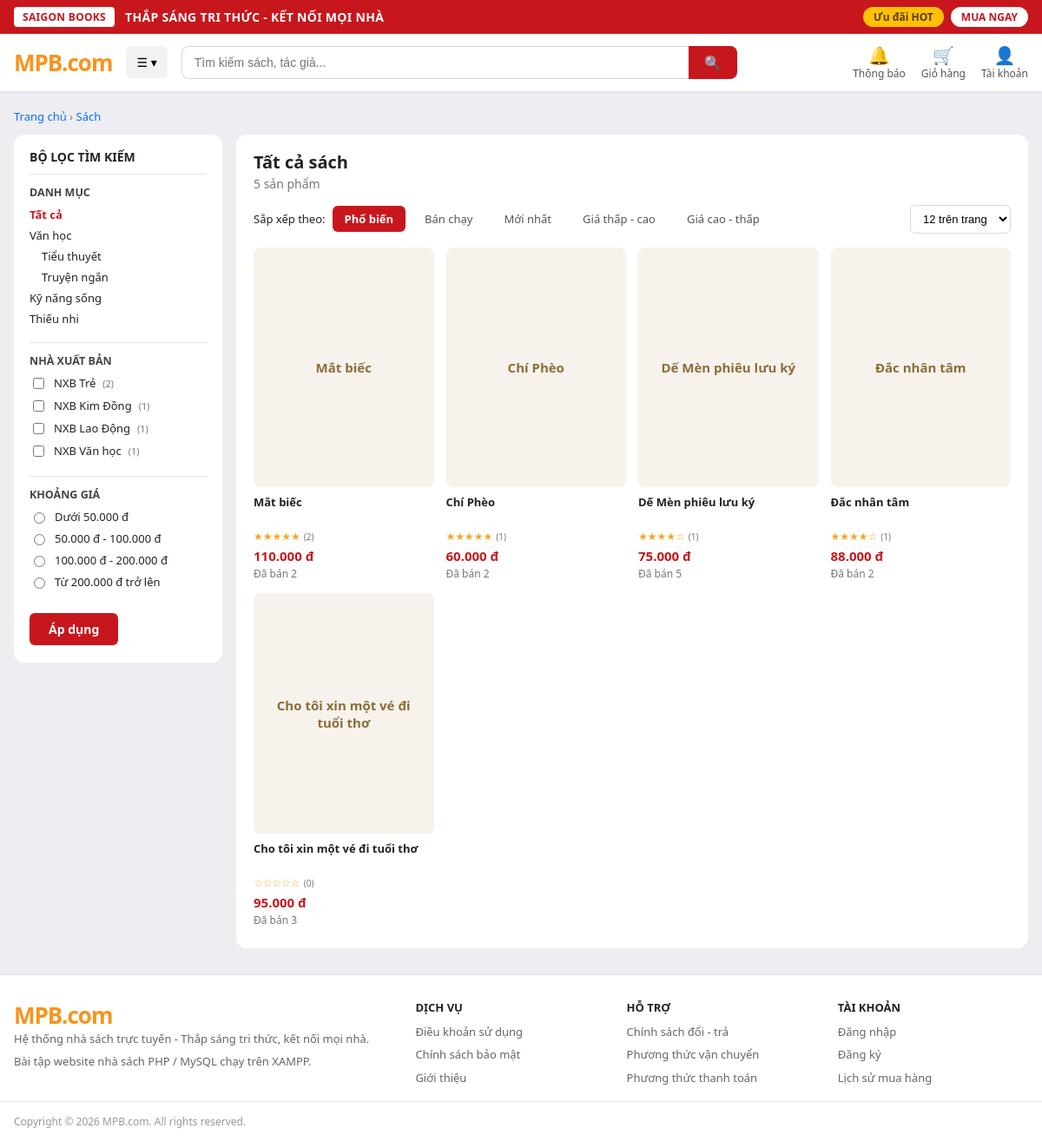
Screenshot of /search.php with the database file from the repository.
### tables this page shows
CREATE TABLE categories (
  id        INT UNSIGNED AUTO_INCREMENT PRIMARY KEY,
  name      VARCHAR(100) NOT NULL,
  slug      VARCHAR(120) NOT NULL,
  parent_id INT UNSIGNED NULL,
  UNIQUE KEY uq_categories_slug (slug),
  CONSTRAINT fk_categories_parent FOREIGN KEY (parent_id)
    REFERENCES categories(id) ON DELETE SET NULL
);

CREATE TABLE publishers (
  id   INT UNSIGNED AUTO_INCREMENT PRIMARY KEY,
  name VARCHAR(150) NOT NULL,
  UNIQUE KEY uq_publishers_name (name)
);

CREATE TABLE books (
  id           INT UNSIGNED AUTO_INCREMENT PRIMARY KEY,
  title        VARCHAR(255) NOT NULL,
  slug         VARCHAR(255) NOT NULL,
  isbn         VARCHAR(20) NULL,
  description  TEXT,
  price        DECIMAL(12,0) NOT NULL,
  sale_price   DECIMAL(12,0) NULL,
  stock        INT UNSIGNED NOT NULL DEFAULT 0,
  cover_image  VARCHAR(255),
  pages        SMALLINT UNSIGNED,
  publish_year YEAR,
  publisher_id INT UNSIGNED NULL,
  status       ENUM('active','hidden','deleted') NOT NULL DEFAULT 'active',
  avg_rating   DECIMAL(3,2) NOT NULL DEFAULT 0.00,
  review_count INT UNSIGNED NOT NULL DEFAULT 0,
  sold_count   INT UNSIGNED NOT NULL DEFAULT 0,
  created_at   DATETIME NOT NULL DEFAULT CURRENT_TIMESTAMP,
  updated_at   DATETIME NOT NULL DEFAULT CURRENT_TIMESTAMP ON UPDATE CURRENT_TIMESTAMP,
  UNIQUE KEY uq_books_slug (slug),
  UNIQUE KEY uq_books_isbn (isbn),
  KEY idx_books_status_created (status, created_at),
  KEY idx_books_status_price (status, price),
  FULLTEXT KEY ft_books_title (title),
  CONSTRAINT fk_books_publisher FOREIGN KEY (publisher_id)
    REFERENCES publishers(id) ON DELETE SET NULL,
  CONSTRAINT chk_books_price CHECK (price >= 0),
  CONSTRAINT chk_books_sale_price CHECK (sale_price IS NULL OR (sale_price >= 0 AND sale_price <= price))
);

### functions.php (called while the page is built, shortened)
<?php
function e(?string $s): string
{
    return htmlspecialchars((string)$s, ENT_QUOTES, 'UTF-8');
}

### search.php (the view, shortened to what this page needs)
<?php
require_once __DIR__ . '/functions.php';
require_once __DIR__ . '/helpers.php';
$pdo = db();
$catId = (int)($_GET['cat'] ?? 0);
$pubs  = array_values(array_unique(array_filter(array_map('intval', (array)($_GET['pub'] ?? [])))));
$priceRanges = [
    'lt50'    => [null,   49999, 'Dưới 50.000 đ'],
    '50-100'  => [50000,  99999, '50.000 đ - 100.000 đ'],
    '100-200' => [100000, 199999, '100.000 đ - 200.000 đ'],
    'gt200'   => [200000, null,  'Từ 200.000 đ trở lên'],
];
$priceKey = $_GET['price'] ?? '';
if (!isset($priceRanges[$priceKey])) {
    $priceKey = '';
}
$sortOptions = [
    'popular'    => 'Phổ biến',
    'best'       => 'Bán chạy',
    'new'        => 'Mới nhất',
    'price_asc'  => 'Giá thấp - cao',
    'price_desc' => 'Giá cao - thấp',
];
$sort = $_GET['sort'] ?? 'popular';
$perPage = (int)($_GET['per'] ?? 12);
$page = max(1, (int)($_GET['page'] ?? 1));
$eff    = 'COALESCE(b.sale_price, b.price)';
$where  = ["b.status = 'active'"];
$params = [];
$whereSql = implode(' AND ', $where);
$orderMap = [
    'popular'    => 'b.review_count DESC, b.avg_rating DESC, b.sold_count DESC, b.id DESC',
    'best'       => 'b.sold_count DESC, b.id DESC',
    'new'        => 'b.created_at DESC, b.id DESC',
    'price_asc'  => "$eff ASC, b.id ASC",
    'price_desc' => "$eff DESC, b.id ASC",
];
$st = $pdo->prepare("SELECT COUNT(*) FROM books b WHERE $whereSql");
$st->execute($params);
$total      = (int)$st->fetchColumn();
$totalPages = max(1, (int)ceil($total / $perPage));
$page       = min($page, $totalPages);
$offset     = ($page - 1) * $perPage;
$st = $pdo->prepare(
    "SELECT b.* FROM books b WHERE $whereSql ORDER BY {$orderMap[$sort]} LIMIT $perPage OFFSET $offset"
);
$st->execute($params);
$books = $st->fetchAll();
$allCats = $pdo->query('SELECT id, name, parent_id FROM categories ORDER BY id')->fetchAll();
$publishers = $pdo->query(
    "SELECT p.id, p.name, COUNT(b.id) AS cnt
     FROM publishers p JOIN books b ON b.publisher_id = p.id AND b.status = 'active'
     GROUP BY p.id, p.name ORDER BY cnt DESC, p.name"
)->fetchAll();
function url_with(array $over): string
{
    $p = $_GET;
    foreach ($over as $k => $v) {
        if ($v === null) { unset($p[$k]); } else { $p[$k] = $v; }
    }
    return 'search.php' . ($p ? '?' . http_build_query($p) : '');
}
$heading = 'Tất cả sách';
require __DIR__ . '/header.php';
?>
<div class="breadcrumb">
    <a href="index.php">Trang chủ</a> ›
    <a href="search.php">Sách</a>
</div>
<div class="listing">
    <aside class="filters">
        <h3>BỘ LỌC TÌM KIẾM</h3>
        <div class="f-group">
            <h4>DANH MỤC</h4>
            <ul class="f-list">
                <li><a href="<?= e(url_with(['cat' => null, 'page' => null])) ?>" class="<?= $catId === 0 ? 'on' : '' ?>">Tất cả</a></li>
                <?php foreach ($allCats as $c): ?>
                    <li class="<?= $c['parent_id'] ? 'sub' : '' ?>">
                        <a href="<?= e(url_with(['cat' => (int)$c['id'], 'page' => null])) ?>"
                           class="<?= $catId === (int)$c['id'] ? 'on' : '' ?>"><?= e($c['name']) ?></a>
                    </li>
                <?php endforeach; ?>
            </ul>
        </div>
        <form method="get" action="search.php">
            <div class="f-group">
                <h4>NHÀ XUẤT BẢN</h4>
                <?php foreach ($publishers as $p): ?>
                    <label class="f-check">
                        <input type="checkbox" name="pub[]" value="<?= (int)$p['id'] ?>" <?= in_array((int)$p['id'], $pubs, true) ? 'checked' : '' ?>>
                        <?= e($p['name']) ?> <small>(<?= (int)$p['cnt'] ?>)</small>
                    </label>
                <?php endforeach; ?>
            </div>
            <div class="f-group">
                <h4>KHOẢNG GIÁ</h4>
                <?php foreach ($priceRanges as $key => $r): ?>
                    <label class="f-check">
                        <input type="radio" name="price" value="<?= e($key) ?>" <?= $priceKey === $key ? 'checked' : '' ?>>
                        <?= e($r[2]) ?>
                    </label>
                <?php endforeach; ?>
            </div>
            <button type="submit" class="btn-red btn-sm">Áp dụng</button>
        </form>
    </aside>
    <section class="results">
        <div class="results-head">
            <div>
                <h1><?= e($heading) ?></h1>
                <span class="muted"><?= $total ?> sản phẩm</span>
            </div>
        </div>
        <div class="sort-bar">
            <div class="sort-left">
                <span>Sắp xếp theo:</span>
                <?php foreach ($sortOptions as $key => $label): ?>
                    <a class="sort-btn <?= $sort === $key ? 'active' : '' ?>"
                       href="<?= e(url_with(['sort' => $key, 'page' => null])) ?>"><?= e($label) ?></a>
                <?php endforeach; ?>
            </div>
            <select class="per-select" onchange="location = this.value">
                <?php foreach ([12, 24, 48] as $n): ?>
                    <option value="<?= e(url_with(['per' => $n, 'page' => null])) ?>" <?= $perPage === $n ? 'selected' : '' ?>><?= $n ?> trên trang</option>
                <?php endforeach; ?>
            </select>
        </div>
        <?php if ($books): ?>
            <div class="book-grid cols4">
                <?php foreach ($books as $b) echo book_card($b); ?>
            </div>
        <?php else: ?>
            <div class="empty">Không tìm thấy sách phù hợp. Hãy thử từ khóa hoặc bộ lọc khác.</div>
        <?php endif; ?>
    </section>
</div>
<?php require __DIR__ . '/footer.php'; ?>

### helpers.php (shortened to what this page needs)
<?php
function money($n): string
{
    return number_format((float)$n, 0, ',', '.') . ' đ';
}
function final_price(array $b): float
{
    $price = (float)$b['price'];
    $sale  = $b['sale_price'] !== null ? (float)$b['sale_price'] : null;
    return ($sale !== null && $sale < $price) ? $sale : $price;
}
function discount_percent(array $b): int
{
    $price = (float)$b['price'];
    $final = final_price($b);
    return ($final < $price && $price > 0) ? (int)round((1 - $final / $price) * 100) : 0;
}
function stars_html(float $avg): string
{
    $n = (int)round($avg);
    $n = max(0, min(5, $n));
    return str_repeat('★', $n) . str_repeat('☆', 5 - $n);
}
function cover_url(array $b, string $prefix = ''): ?string
{
    $dir   = __DIR__ . '/uploads/covers/';
    $cands = [];
    $f = (string)($b['cover_image'] ?? '');
    $slug = (string)($b['slug'] ?? '');
    if ($slug !== '' && preg_match('/^[a-z0-9-]+$/', $slug)) {
        foreach (['jpg', 'jpeg', 'png', 'webp'] as $x) { $cands[] = $slug . '.' . $x; }
    }
    return null;
}
function cover_html(array $b, string $class = 'book-cover', string $prefix = '', int $titleLen = 40): string
{
    $url = cover_url($b, $prefix);
    $t = (string)($b['title'] ?? $b['book_title'] ?? '');
    return '<div class="' . e($class) . '">' . e(mb_strimwidth($t, 0, $titleLen, '…')) . '</div>';
}
function book_card(array $b): string
{
    $final = final_price($b);
    $off   = discount_percent($b);
    $html  = '<a class="book-card" href="book.php?id=' . (int)$b['id'] . '">';
    $html .= cover_html($b);
    $html .= '<div class="book-title">' . e($b['title']) . '</div>';
    $html .= '<div class="stars">' . stars_html((float)$b['avg_rating'])
           . '<small>(' . (int)$b['review_count'] . ')</small></div>';
    $html .= '<div class="price-row"><span class="price">' . money($final) . '</span>';
    $html .= '</div><div class="sold">Đã bán ' . (int)$b['sold_count'] . '</div></a>';
    return $html;
}

### style.css (style rules this page uses)
:root { --red: #c8161d; --red-dark: #a50f15; --orange: #f7941d; --bg: #eeeef2; --text: #222; --muted: #777; --line: #e3e5e8; }
* { box-sizing: border-box; }
body { margin: 0; font-family: "Segoe UI", Roboto, Arial, sans-serif; background: var(--bg); color: var(--text); }
a { color: inherit; text-decoration: none; }
button { font-family: inherit; }
.muted { color: var(--muted); font-size: 14px; }
.btn-red { width: 100%; margin-top: 16px; padding: 12px; border: 0; border-radius: 6px; background: var(--red); color: #fff; font-size: 15px; font-weight: 700; cursor: pointer; }
.book-grid { display: grid; grid-template-columns: repeat(5, 1fr); gap: 14px; }
.book-card { display: block; }
.book-cover { background: #f7f3ec; border-radius: 8px; aspect-ratio: 3/4; display: grid; place-items: center; text-align: center; padding: 12px; font-weight: 700; font-size: 15px; color: #8a6d3b; }
.book-title { margin: 8px 0 4px; font-size: 13px; font-weight: 600; display: -webkit-box; -webkit-line-clamp: 2; -webkit-box-orient: vertical; overflow: hidden; min-height: 36px; }
.stars { color: #f5a623; font-size: 12px; }
.stars small { color: var(--muted); margin-left: 4px; }
.price-row { margin-top: 4px; display: flex; align-items: center; gap: 6px; flex-wrap: wrap; }
.price { color: var(--red); font-weight: 800; font-size: 15px; }
.sold { color: var(--muted); font-size: 12px; margin-top: 2px; }

### pages.css (style rules this page uses)
.breadcrumb { font-size: 13px; color: var(--muted); margin-bottom: 12px; }
.breadcrumb a { color: #0b6efd; }
.btn-sm { width: auto; padding: 9px 22px; font-size: 14px; margin-top: 8px; }
.listing { display: grid; grid-template-columns: 240px 1fr; gap: 16px; align-items: start; }
.filters { background: #fff; border-radius: 12px; padding: 16px 18px 20px; }
.filters h3 { margin: 0 0 10px; font-size: 14px; }
.f-group { border-top: 1px solid var(--line); padding: 12px 0; }
.f-group h4 { margin: 0 0 8px; font-size: 12.5px; color: #444; }
.f-list { list-style: none; margin: 0; padding: 0; }
.f-list li { margin: 0 0 6px; font-size: 13px; }
.f-list li.sub { padding-left: 14px; }
.f-list a:hover, .f-list a.on { color: var(--red); font-weight: 700; }
.f-check { display: flex; align-items: center; gap: 8px; font-size: 13px; margin: 0 0 7px; cursor: pointer; }
.f-check input { accent-color: var(--red); }
.f-check small { color: var(--muted); }
.results { background: #fff; border-radius: 12px; padding: 18px 20px 24px; min-width: 0; }
.results-head h1 { margin: 0; font-size: 20px; }
.sort-bar { display: flex; justify-content: space-between; align-items: center; gap: 10px; margin: 14px 0 16px; flex-wrap: wrap; }
.sort-left { display: flex; align-items: center; gap: 8px; font-size: 13px; flex-wrap: wrap; }
.sort-btn { padding: 6px 14px; border-radius: 6px; color: #555; font-size: 13px; }
.sort-btn.active { background: var(--red); color: #fff; font-weight: 700; }
.per-select { padding: 7px 10px; border: 1px solid #d5d8dc; border-radius: 6px; font-size: 13px; background: #fff; }
.book-grid.cols4 { grid-template-columns: repeat(4, 1fr); }

### rows the page displays
categories: name "Văn học"
categories: name "Tiểu thuyết"
categories: name "Truyện ngắn"
categories: name "Kỹ năng sống"
categories: name "Thiếu nhi"
publishers: name "NXB Trẻ", cnt "2"
publishers: name "NXB Kim Đồng", cnt "1"
publishers: name "NXB Lao Động", cnt "1"
publishers: name "NXB Văn học", cnt "1"
books: title "Mắt biếc", avg_rating "★★★★★", review_count "2", price "110.000 đ", sold_count "2"
books: title "Chí Phèo", avg_rating "★★★★★", review_count "1", price "60.000 đ", sold_count "2"
books: title "Dế Mèn phiêu lưu ký", avg_rating "★★★★☆", review_count "1", price "75.000 đ", sold_count "5"
books: title "Đắc nhân tâm", avg_rating "★★★★☆", review_count "1", price "88.000 đ", sold_count "2"
books: title "Cho tôi xin một vé đi tuổi thơ", avg_rating "☆☆☆☆☆", review_count "0", price "95.000 đ", sold_count "3"

### other values shown
$r[2] "Dưới 50.000 đ"
$r[2] "50.000 đ - 100.000 đ"
$r[2] "100.000 đ - 200.000 đ"
$r[2] "Từ 200.000 đ trở lên"
$heading "Tất cả sách"
$total "5"
$label "Phổ biến"
$label "Bán chạy"
$label "Mới nhất"
$label "Giá thấp - cao"
$label "Giá cao - thấp"
form field value "12 trên trang"
